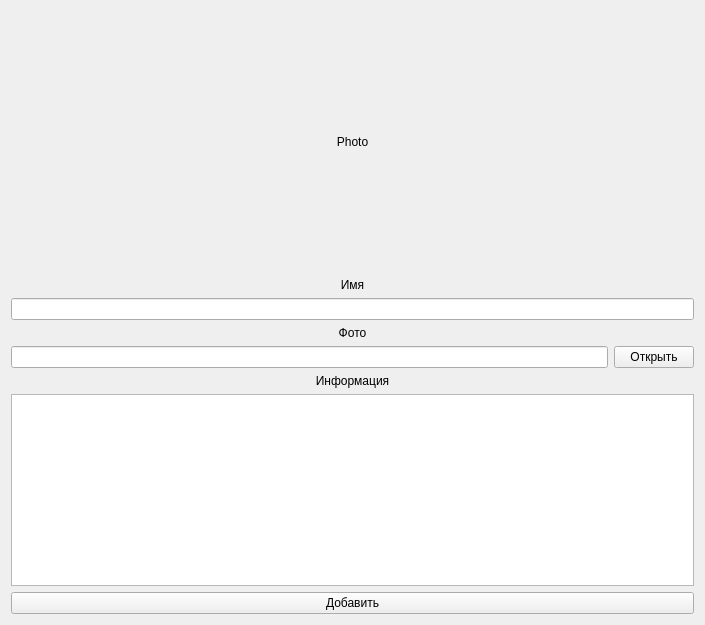
<?xml version="1.0" encoding="UTF-8"?>
<ui version="4.0">
 <class>Form</class>
 <widget class="QWidget" name="Form">
  <property name="geometry">
   <rect>
    <x>0</x>
    <y>0</y>
    <width>705</width>
    <height>625</height>
   </rect>
  </property>
  <property name="sizePolicy">
   <sizepolicy hsizetype="Expanding" vsizetype="Expanding">
    <horstretch>0</horstretch>
    <verstretch>0</verstretch>
   </sizepolicy>
  </property>
  <property name="windowTitle">
   <string>Добавление в базу данных</string>
  </property>
  <layout class="QVBoxLayout" name="verticalLayout_2">
   <item>
    <widget class="QLabel" name="label">
     <property name="sizePolicy">
      <sizepolicy hsizetype="Expanding" vsizetype="Expanding">
       <horstretch>0</horstretch>
       <verstretch>0</verstretch>
      </sizepolicy>
     </property>
     <property name="text">
      <string>Photo</string>
     </property>
     <property name="alignment">
      <set>Qt::AlignCenter</set>
     </property>
    </widget>
   </item>
   <item>
    <layout class="QVBoxLayout" name="verticalLayout">
     <item>
      <widget class="QLabel" name="label_2">
       <property name="text">
        <string>Имя</string>
       </property>
       <property name="alignment">
        <set>Qt::AlignCenter</set>
       </property>
      </widget>
     </item>
     <item>
      <layout class="QHBoxLayout" name="horizontalLayout">
       <item>
        <widget class="QLineEdit" name="lineEdit"/>
       </item>
      </layout>
     </item>
     <item>
      <widget class="QLabel" name="label_3">
       <property name="text">
        <string>Фото</string>
       </property>
       <property name="alignment">
        <set>Qt::AlignCenter</set>
       </property>
      </widget>
     </item>
     <item>
      <layout class="QHBoxLayout" name="horizontalLayout_2">
       <item>
        <widget class="QLineEdit" name="lineEdit_2"/>
       </item>
       <item>
        <widget class="QPushButton" name="pushButton_2">
         <property name="text">
          <string>Открыть</string>
         </property>
        </widget>
       </item>
      </layout>
     </item>
     <item>
      <widget class="QLabel" name="label_4">
       <property name="text">
        <string>Информация</string>
       </property>
       <property name="alignment">
        <set>Qt::AlignCenter</set>
       </property>
      </widget>
     </item>
     <item>
      <widget class="QTextEdit" name="textEdit"/>
     </item>
     <item>
      <widget class="QPushButton" name="pushButton_3">
       <property name="text">
        <string>Добавить</string>
       </property>
      </widget>
     </item>
    </layout>
   </item>
  </layout>
 </widget>
 <resources/>
 <connections/>
</ui>
